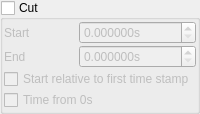
               <widget class="QGroupBox" name="cut_group">
                <property name="title">
                 <string>Cut</string>
                </property>
                <property name="checkable">
                 <bool>true</bool>
                </property>
                <property name="checked">
                 <bool>false</bool>
                </property>
                <layout class="QGridLayout" name="gridLayout_23">
                 <property name="leftMargin">
                  <number>1</number>
                 </property>
                 <property name="topMargin">
                  <number>1</number>
                 </property>
                 <property name="rightMargin">
                  <number>1</number>
                 </property>
                 <property name="bottomMargin">
                  <number>1</number>
                 </property>
                 <property name="spacing">
                  <number>1</number>
                 </property>
                 <item row="0" column="0">
                  <widget class="QLabel" name="label_62">
                   <property name="text">
                    <string>Start</string>
                   </property>
                  </widget>
                 </item>
                 <item row="1" column="1">
                  <widget class="QDoubleSpinBox" name="cut_stop">
                   <property name="suffix">
                    <string>s</string>
                   </property>
                   <property name="decimals">
                    <number>6</number>
                   </property>
                   <property name="maximum">
                    <double>999999.999998999992386</double>
                   </property>
                  </widget>
                 </item>
                 <item row="1" column="0">
                  <widget class="QLabel" name="label_63">
                   <property name="text">
                    <string>End</string>
                   </property>
                  </widget>
                 </item>
                 <item row="0" column="1">
                  <widget class="QDoubleSpinBox" name="cut_start">
                   <property name="suffix">
                    <string>s</string>
                   </property>
                   <property name="decimals">
                    <number>6</number>
                   </property>
                   <property name="maximum">
                    <double>999999.999998999992386</double>
                   </property>
                  </widget>
                 </item>
                 <item row="3" column="0" colspan="2">
                  <widget class="QCheckBox" name="whence">
                   <property name="text">
                    <string>Start relative to first time stamp</string>
                   </property>
                  </widget>
                 </item>
                 <item row="4" column="0" colspan="2">
                  <widget class="QCheckBox" name="cut_time_from_zero">
                   <property name="text">
                    <string>Time from 0s</string>
                   </property>
                  </widget>
                 </item>
                </layout>
               </widget>
